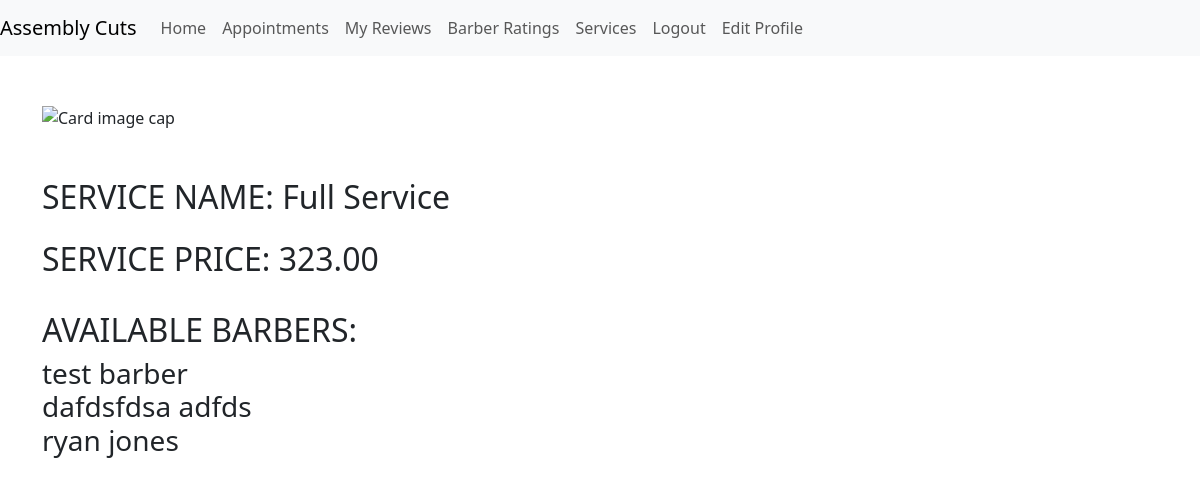
Page /our_services/single.php?id=3 (signed in) on the committed database.
### tables this page shows
CREATE TABLE `SERVICES` (
  `SERV_ID` int(11) NOT NULL,
  `SERV_NAME` varchar(50) NOT NULL,
  `PRICE` decimal(6,2) NOT NULL
);

CREATE TABLE `BARBER` (
  `BARBER_ID` int(11) NOT NULL,
  `SERV_ID` int(11) NOT NULL
);

CREATE TABLE `USERS` (
  `USER_ID` int(11) NOT NULL,
  `USERNAME` varchar(50) NOT NULL,
  `FIRST_NAME` varchar(50) NOT NULL,
  `LAST_NAME` varchar(50) NOT NULL,
  `PH_NUM` varchar(15) NOT NULL,
  `LOCATION` varchar(100) NOT NULL,
  `PASSWORD` varchar(50) NOT NULL
);

### our_services/single.php (the view, shortened to what this page needs)
<?php
require_once '../functions.php';
include('../appointments/header.php');
$row = services_get();
$all_barbers = get_barber_rows();
$matching_barbers = get_matching_barbers($all_barbers, $row['SERV_ID']);
$service_result = mysqli_query($conn, "SELECT SERV_NAME FROM SERVICES WHERE SERV_ID = " . $row['SERV_ID']);
$service_row = mysqli_fetch_assoc($service_result);
$service_price_result = mysqli_query($conn, "SELECT PRICE FROM SERVICES WHERE SERV_ID = " . $row['SERV_ID']);
$service_price_row = mysqli_fetch_assoc($service_price_result);
$theVariable = print_matching_barbers($matching_barbers, $conn);
?>
<div class="container">
    <div class="row">
        <div class="col-12 pt-5">
            <img class="card-img-top" src="https://i1.wp.com/media.premiumtimesng.com/wp-content/files/sites/2/2017/07/Barbers-Shop.jpg" width="200" height="500" alt="Card image cap">
            <h2 class="pt-5"><?php echo 'SERVICE NAME: ' . $service_row['SERV_NAME'] ?></h2>
            <h2 class="pt-3"><?php echo 'SERVICE PRICE: ' . $service_price_row['PRICE'] ?></p>
                <h2 class="pt-3">AVAILABLE BARBERS: </h2>
                <h3><?php echo $theVariable ?> </h3>
            </h2>
        </div>
    </div>
<?php
include('footer.php');
?>

### functions.php (shortened to what this page needs)
<?php
require_once('connection.php');
function get_barber_rows()
{
    global $conn;
    $query = "SELECT * FROM BARBER";
    $result = mysqli_query($conn, $query);
    $rows = array();
    if (mysqli_num_rows($result) > 0) {
        while ($row = mysqli_fetch_assoc($result)) {
            $rows[] = $row;
        }
    }
    return $rows;
}
function get_matching_barbers($barbers, $serv_id)
{
    $matching_barbers = array();
    foreach ($barbers as $barber) {
        if ($barber['SERV_ID'] == $serv_id) {
            $matching_barbers[] = $barber;
        }
    }
    return $matching_barbers;
}
function print_matching_barbers($matching_barbers, $conn)
{
    $returnString = '';
    foreach ($matching_barbers as $barber) {
        $user_result = mysqli_query($conn, "SELECT FIRST_NAME, LAST_NAME FROM USERS WHERE USER_ID = " . $barber['BARBER_ID']);
        $user_row = mysqli_fetch_assoc($user_result);
        $returnString .= $user_row['FIRST_NAME'] . ' ' . $user_row['LAST_NAME'] . '<br>';
    }
    return $returnString;
}
function services_get()
{
    if (isset($_GET['id']) && is_numeric($_GET['id'])) {
        global $conn;
        $id = $_GET['id'];
        $get_id = mysqli_query($conn, "SELECT * FROM SERVICES WHERE SERV_ID='$id'");
        if (mysqli_num_rows($get_id) === 1) {
            $row = mysqli_fetch_assoc($get_id);
            return ($row);
        }
    }
}

### rows in the picture
services: SERV_NAME "Full Service", PRICE "323.00"
barber: BARBER_ID.FIRST_NAME "test", BARBER_ID.LAST_NAME "barber"
barber: BARBER_ID.FIRST_NAME "dafdsfdsa", BARBER_ID.LAST_NAME "adfds"
barber: BARBER_ID.FIRST_NAME "ryan", BARBER_ID.LAST_NAME "jones"
